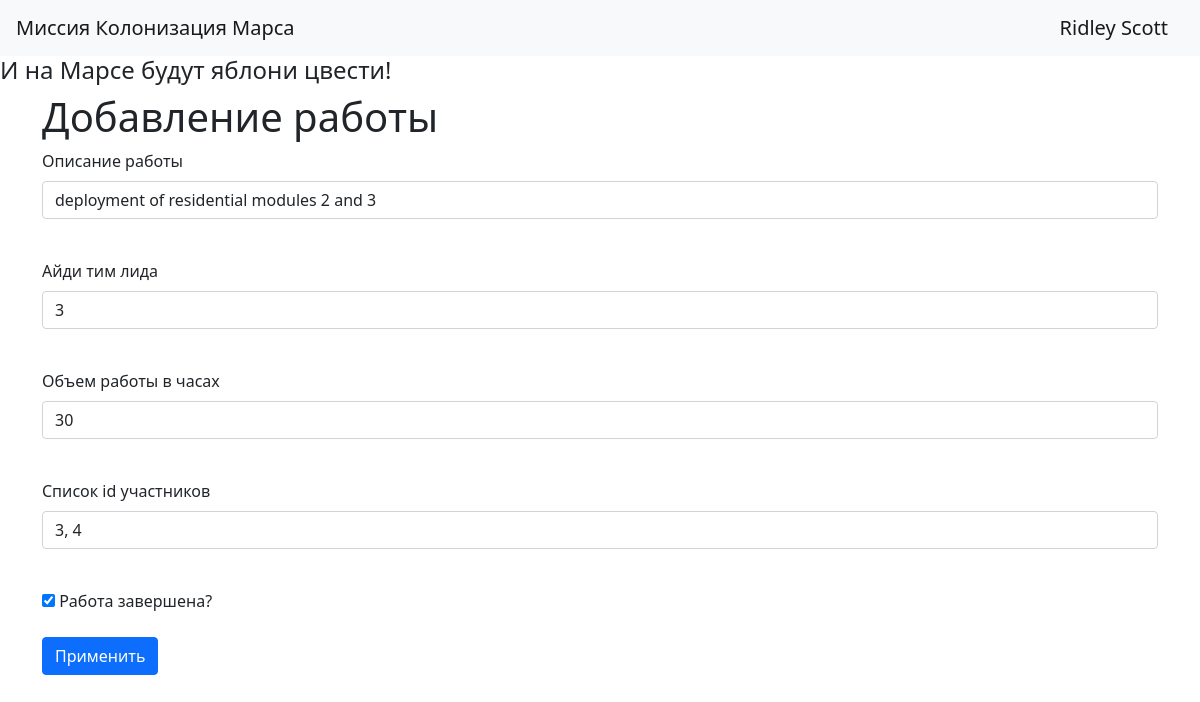
/jobs/2 (signed in), run on the app's committed database.
### data/users.py (models this page shows, shortened)
class User(SqlAlchemyBase, UserMixin, SerializerMixin):
    __tablename__ = 'users'
    id = sqlalchemy.Column(sqlalchemy.Integer,
                           primary_key=True, autoincrement=True)
    surname = sqlalchemy.Column(sqlalchemy.String, nullable=True)
    name = sqlalchemy.Column(sqlalchemy.String, nullable=True)
    age = sqlalchemy.Column(sqlalchemy.Integer, nullable=True)
    position = sqlalchemy.Column(sqlalchemy.String, nullable=True)
    speciality = sqlalchemy.Column(sqlalchemy.String, nullable=True)
    address = sqlalchemy.Column(sqlalchemy.String, nullable=True)
    email = sqlalchemy.Column(sqlalchemy.String,
                              index=True, unique=True, nullable=True)
    hashed_password = sqlalchemy.Column(sqlalchemy.String, nullable=True)
    modified_date = sqlalchemy.Column(sqlalchemy.DateTime,
                                      default=datetime.datetime.now)
    jobs = orm.relationship('Jobs', back_populates='user')

### data/jobs.py (models this page shows)
class Jobs(SqlAlchemyBase, SerializerMixin, UserMixin):
    __tablename__ = 'jobs'
    id = sqlalchemy.Column(sqlalchemy.Integer,
                           primary_key=True, autoincrement=True)
    team_leader = sqlalchemy.Column(sqlalchemy.Integer, ForeignKey('users.id'), nullable=False)
    job = sqlalchemy.Column(sqlalchemy.Text, nullable=True)
    work_size = sqlalchemy.Column(sqlalchemy.Integer, nullable=False)
    collaborators = sqlalchemy.Column(sqlalchemy.String, nullable=True)
    start_date = sqlalchemy.Column(sqlalchemy.DateTime, default=datetime.datetime.now)
    end_date = sqlalchemy.Column(sqlalchemy.DateTime, nullable=True)
    is_finished = sqlalchemy.Column(sqlalchemy.Boolean, default=False)
    user = orm.relationship('User')

### main.py (the view, shortened to what this page needs)
    @app.route('/jobs/<int:id>', methods=['GET', 'POST'])
    @login_required
    def edit_jobs(id):
        form = JobsForm()
        if request.method == "GET":
            db_sess = db_session.create_session()
            jobs = db_sess.query(Jobs).filter(Jobs.id == id,
                                              ((Jobs.user == current_user) | (current_user.id == 1))
                                              ).first()
            if jobs:
                form.job.data = jobs.job
                form.team_leader.data = jobs.team_leader
                form.work_size.data = jobs.work_size
                form.collaborators.data = jobs.collaborators
                form.is_finished.data = jobs.is_finished
            else:
                abort(404)
            return render_template('jobs.html',
                                   title='Редактирование новости',
                                   form=form
                                   )

### forms/jobs.py
class JobsForm(FlaskForm):
    job = StringField('Описание работы', validators=[DataRequired()])
    team_leader = IntegerField('Айди тим лида', validators=[DataRequired()])
    work_size = IntegerField('Объем работы в часах')
    collaborators = StringField('Список id участников', validators=[DataRequired()])
    is_finished = BooleanField('Работа завершена?', default=False)
    submit = SubmitField('Применить')

### data/db_session.py (called while the page is built)
def create_session() -> Session:
    global __factory
    return __factory()

### templates/jobs.html (shortened to what this page needs)
{% extends "base.html" %}
{% block content %}
    <h1>Добавление работы</h1>
    <form action="" method="post">
        <p>
            {{ form.job.label }}<br>
            {{ form.job(class="form-control") }}<br>
        </p>
        <p>
            {{ form.team_leader.label }}<br>
            {{ form.team_leader(class="form-control") }}<br>
        </p>
        <p>
            {{ form.work_size.label }}<br>
            {{ form.work_size(class="form-control") }}<br>
        </p>
        <p>
            {{ form.collaborators.label }}<br>
            {{ form.collaborators(class="form-control") }}<br>
        </p>
        <p>{{ form.is_finished() }} {{ form.is_finished.label }}</p>
        <p>{{ form.submit(type="submit", class="btn btn-primary") }}</p>
    </form>
{% endblock %}

### templates/base.html (shortened to what this page needs)
<!doctype html>
<html lang="en">
<head>
    <link rel="stylesheet"
          href="https://stackpath.bootstrapcdn.com/bootstrap/4.4.1/css/bootstrap.min.css"
>
    <link rel="stylesheet"
          href="https://cdn.jsdelivr.net/npm/bootstrap@5.0.0-beta1/dist/css/bootstrap.min.css"
>
</head>
<body>
<header>
    <nav class="navbar navbar-light bg-light">
        <a class="navbar-brand" href="#">Миссия Колонизация Марса</a>
        {% if current_user.is_authenticated %}
            <a class="navbar-brand" href="/logout">{{ current_user.name }} {{ current_user.surname }}</a>
        {% else %}
            <p>
                <a class="btn btn-primary " href="/register">Зарегистрироваться</a>
                <a class="btn btn-success" href="/login">Войти</a>
            </p>
        {% endif %}
    </nav>
    <h4>
        И на Марсе будут яблони цвести!
    </h4>
</header>
<main role="main" class="container">
    {% block content %}{% endblock %}
</main>
</body>
</html>

### data on the page
User: name "Ridley", surname "Scott"
Jobs: job "deployment of residential modules 2 and 3", team_leader "3", work_size "30", collaborators "3, 4", is_finished "☑"
